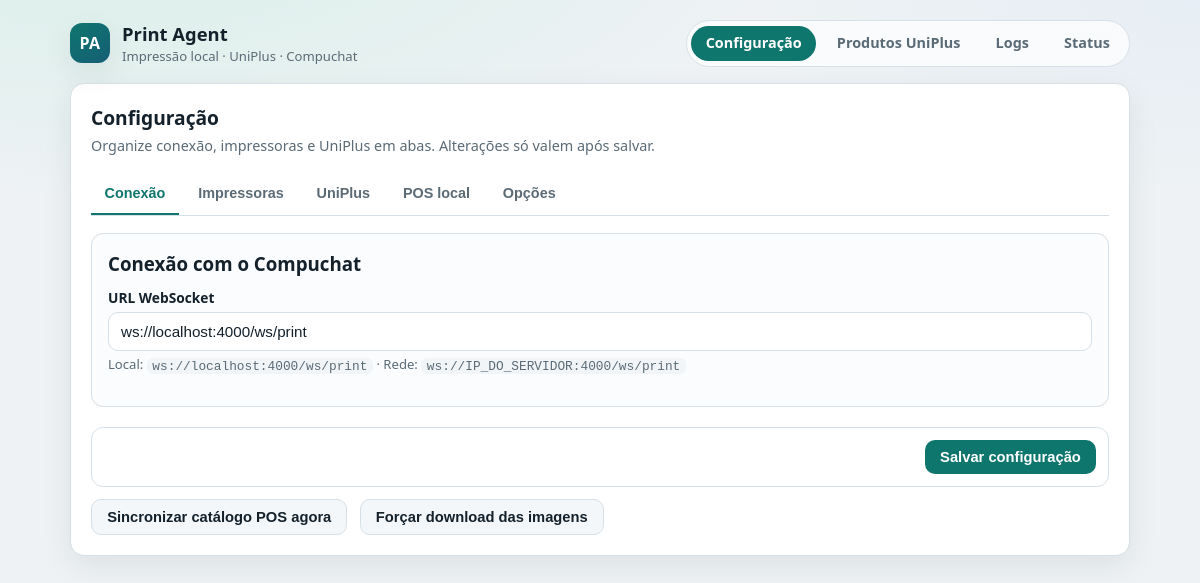
/, run on an earlier commit of the app's database.
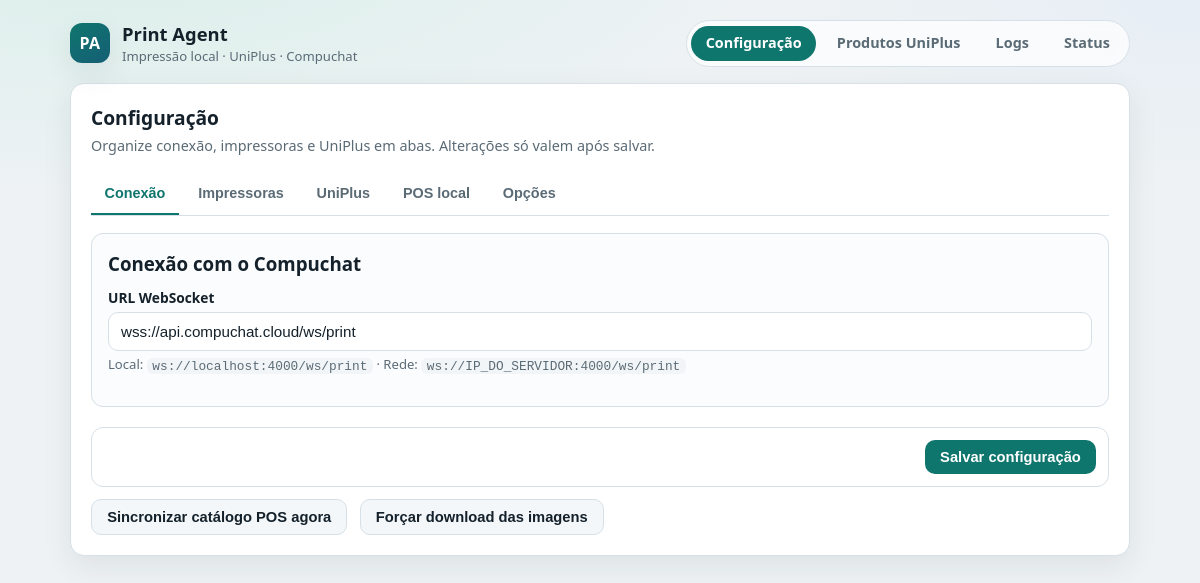
And on a later commit of the database.
### tables this page shows
CREATE TABLE config (
                key TEXT PRIMARY KEY,
                value TEXT
            );

### app.py (the view)
@app.route("/")
def index():
    ctx = _config_context()
    message = request.args.get("message")
    message_type = request.args.get("message_type", "success")
    return render_template("config.html", **ctx, message=message, message_type=message_type)

### app.py (called while the page is built, shortened)
def _pos_images_for_ui():
    names_by_id = {}
    for product in db.list_pos_products():
        image_id = str(product.get("imageId") or "").strip()
        if not image_id:
            continue
        name = str(product.get("name") or "").strip() or f"Produto {product.get('id')}"
        names_by_id.setdefault(image_id, []).append(name)
    out = []
    out.sort(key=lambda i: (not i["exists"], (i["products"][0] if i["products"] else i["id"] or "").lower()))
    return out

### db.py (called while the page is built)
def _get_connection():
    if not DatabaseRecovery.validate_db_connection(DB_FILE):
        print(f"[WARN] Problema detectado no banco de dados. Tentando recuperar...")
        DatabaseRecovery.backup_db(DB_FILE)
    conn = sqlite3.connect(DB_FILE, timeout=10.0)  # Timeout aumentado
    conn.row_factory = sqlite3.Row
    conn.execute("PRAGMA journal_mode=WAL")
    return conn

def list_pos_images() -> List[Dict[str, Any]]:
    conn = _get_connection()
    try:
        rows = conn.execute("SELECT id, url, hash, path FROM pos_images").fetchall()
        return [{"id": r[0], "url": r[1], "hash": r[2], "path": r[3]} for r in rows]
    finally:
        conn.close()

### templates/config.html (shortened to what this page needs)
{% extends "base.html" %}
{% block content %}
<h2 class="page-title">Configuração</h2>
<p class="page-sub">Organize conexão, impressoras e UniPlus em abas. Alterações só valem após salvar.</p>
<form method="post" action="/config" id="config-form">
    <div class="tabs" role="tablist">
        <button type="button" class="tab-btn active" data-tab="conexao">Conexão</button>
        <button type="button" class="tab-btn" data-tab="impressoras">Impressoras</button>
        <button type="button" class="tab-btn" data-tab="uniplus">UniPlus</button>
        <button type="button" class="tab-btn" data-tab="pos">POS local</button>
        <button type="button" class="tab-btn" data-tab="opcoes">Opções</button>
    </div>
    <div class="tab-panel active" id="tab-conexao">
        <div class="section-card">
            <h3 style="margin-bottom: 0.65rem;">Conexão com o Compuchat</h3>
            <div class="form-group">
                <label for="ws_url">URL WebSocket</label>
                <input type="url" id="ws_url" name="ws_url" value="{{ ws_url }}" placeholder="ws://localhost:4000/ws/print">
                <p class="hint">Local: <code>ws://localhost:4000/ws/print</code> · Rede: <code>ws://IP_DO_SERVIDOR:4000/ws/print</code></p>
            </div>
        </div>
    </div>
    <div class="sticky-actions">
        <button type="submit">Salvar configuração</button>
    </div>
</form>
<form method="post" action="/pos/catalog-sync" style="margin-top: 0.75rem; display: inline-block; margin-right: 0.5rem;">
    <button type="submit" class="btn-ghost">Sincronizar catálogo POS agora</button>
</form>
<form method="post" action="/pos/images-sync" style="margin-top: 0.75rem; display: inline-block;">
    <button type="submit" class="btn-ghost">Forçar download das imagens</button>
</form>
{% endblock %}

What changed in the data, as far as the page shows it:
changed config: ws_url "ws://localhost:4000/ws/print" → "wss://api.compuchat.cloud/ws/print"
